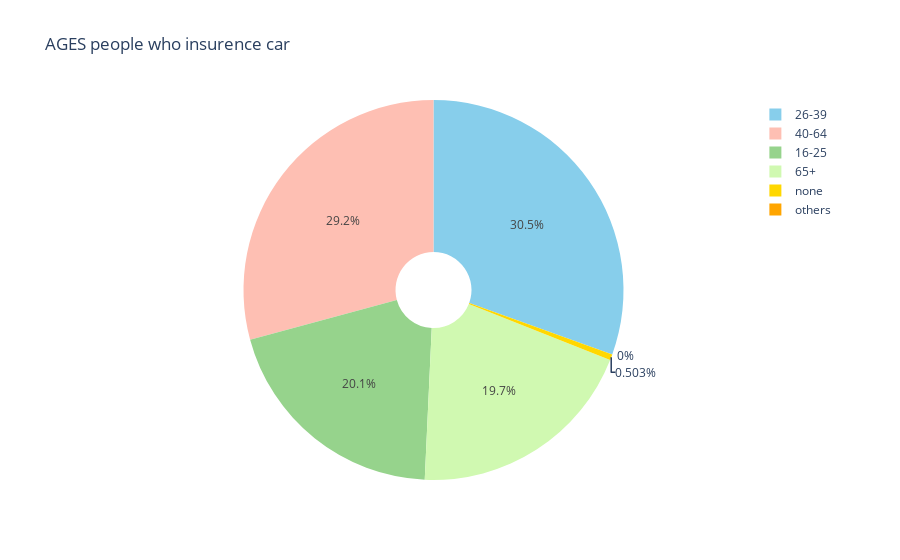

Source (notebook cell):
### Code cell
import plotly.graph_objects as go
full_list=pd.read_csv("Car_Insurance_Claim.csv")
dff = full_list['AGE'].value_counts()[:10]
dff = pd.concat([dff, pd.Series({"others": full_list['AGE'].value_counts()[10:].sum()})])
label = dff.index
size = dff.values

colors = ['skyblue', '#FEBFB3', '#96D38C', '#D0F9B1', 'gold', 'orange', 'lightgrey', 
          'lightblue','lightgreen','aqua']

trace = go.Pie(labels=label, values=size, marker=dict(colors=colors), hole=0.2)

data = [trace]
layout = go.Layout(
    title='AGES people who insurence car'
)

fig = go.Figure(data=data, layout=layout)
fig.show()

### Figure 1 — Plotly figure (JSON) as saved in the notebook; plotly's stock layout.template omitted (floating-point values rounded to 4 significant figures)
{"data": [{"hole": 0.2, "labels": ["26-39", "40-64", "16-25", "65+", "none", "others"], "marker": {"colors": ["skyblue", "#FEBFB3", "#96D38C", "#D0F9B1", "gold", "orange", "lightgrey", "lightblue", "lightgreen", "aqua"]}, "type": "pie", "values": [3035, 2907, 1995, 1963, 50, 0]}], "layout": {"autosize": true, "title": {"text": "AGES people who insurence car"}}}
